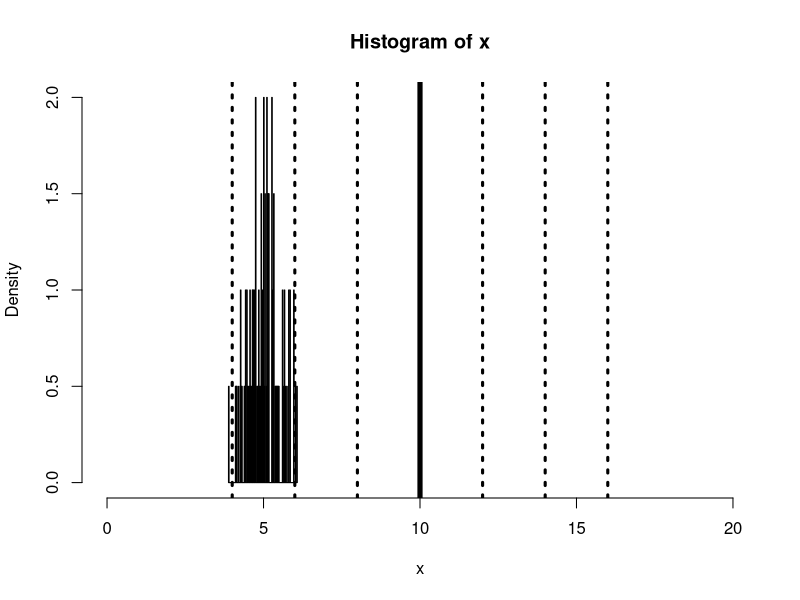
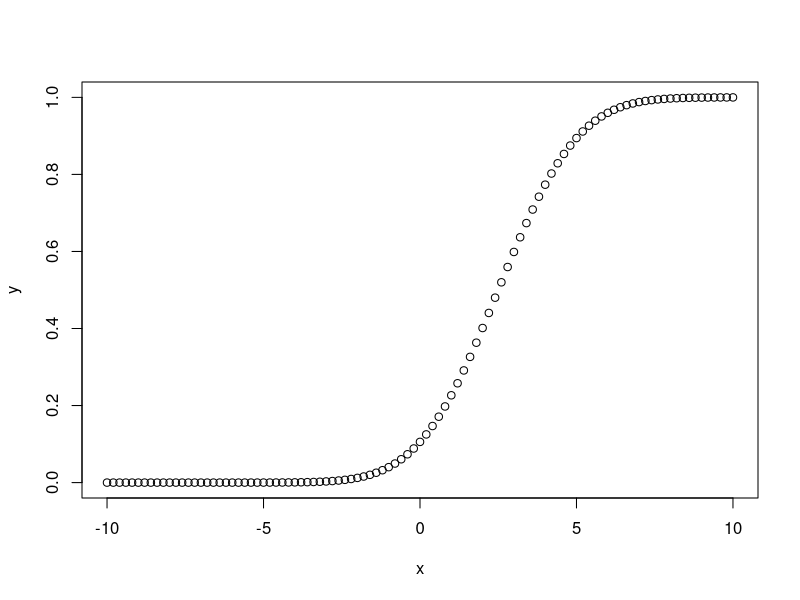

Write R code to recreate these figures, in order. (Note: this script raises an error after producing the figures.)
# Normal Distribution

x <- rnorm(100 ,mean=5, sd=0.5) 
histogramPlot <- hist(x,breaks=150,xlim=c(0,20),freq=FALSE)
histogramPlot
abline(v=10, lwd=5)
abline(v=c(4,6,8,12,14,16), lwd=3,lty=3)

# Create a sequence of numbers between -10 and 10 incrementing by 0.2.
x <- seq(-10,10,by = .2)
# Choose the mean as 2.5 and standard deviation as 2. 
y <- pnorm(x, mean = 2.5, sd = 2)
# Plot the graph.
plot(x,y)

# Normal QQ plots
qqnorm(copper, main='Copper in Meuse River')
qqline(copper)
